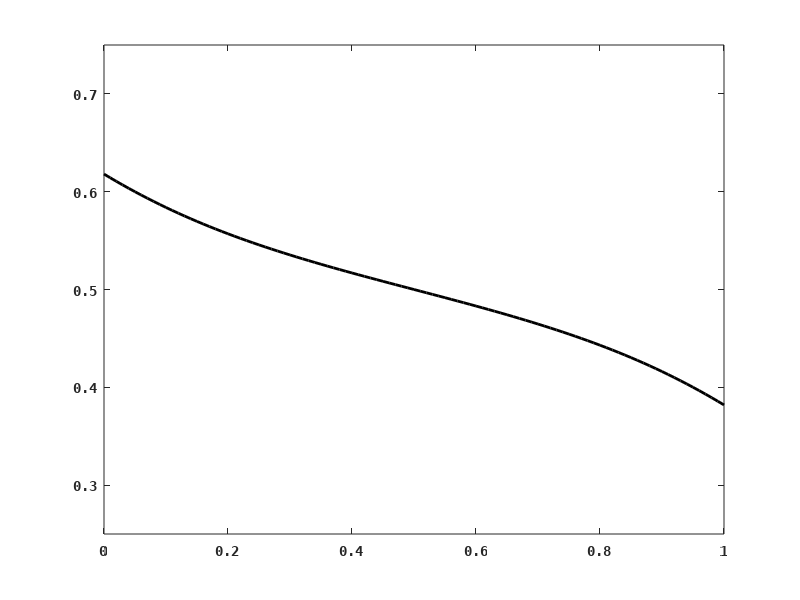

Source code (MATLAB): (Note: this script raises an error after producing the figure.)
function [b,sol]=bottlenose2

    close all;
    set(0,'defaultaxesfontname','consolas');
    set(0,'defaulttextfontname','consolas');
    set(0,'defaultaxesfontweight','bold');
    set(0,'defaulttextfontweight','bold');
    set(0,'defaultaxesfontsize',10);
    set(0,'defaulttextfontsize',10);

    n = 101;
    b = linspace(0,1,n);
    sol = zeros(1,n);
    for i = 1:n
        temp=fsolve(@(t)f(t,b(i)),[.25,.75,.5]);
        sol(i)=temp(3);
    end
    
    plot(b,sol,'-k','linewidth',2);
    axis([0,1,.25,.75]); 
    ax = gca;
    ax.XTick = [0,.25,.5,.75,1];
    ax.YTick = [.25,.375,.5,.675,.75];
    ax.XTickLabel = {'0','rude','1/2','polite','1'};
    ax.YTickLabel = {'1/4','big H bucket','1/2','big L bucket','3/4'};
    axis square; grid on;
    xlabel('b');
    ylabel('x');
    
end

function y = f(x,b)

    y(1)=integral(@(t)(x(1)-t).*(b+(1-2*b).*t),0,x(3));
    y(2)=integral(@(t)(x(2)-t).*(b+(1-2*b).*t),x(3),1);
    y(3)=x(1)+x(2)-2*x(3); 

end